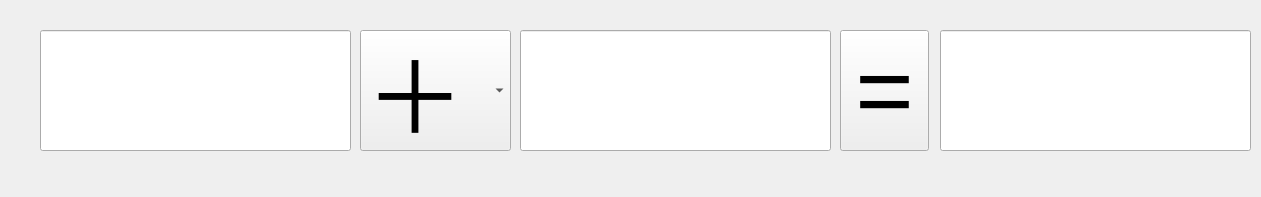
<?xml version="1.0" encoding="UTF-8"?>
<ui version="4.0">
 <class>Widget</class>
 <widget class="QWidget" name="Widget">
  <property name="geometry">
   <rect>
    <x>0</x>
    <y>0</y>
    <width>1261</width>
    <height>197</height>
   </rect>
  </property>
  <property name="windowTitle">
   <string>Widget</string>
  </property>
  <widget class="QLineEdit" name="lineEdit">
   <property name="geometry">
    <rect>
     <x>40</x>
     <y>30</y>
     <width>311</width>
     <height>121</height>
    </rect>
   </property>
   <property name="font">
    <font>
     <pointsize>75</pointsize>
    </font>
   </property>
   <property name="text">
    <string/>
   </property>
  </widget>
  <widget class="QLineEdit" name="lineEdit_2">
   <property name="geometry">
    <rect>
     <x>520</x>
     <y>30</y>
     <width>311</width>
     <height>121</height>
    </rect>
   </property>
   <property name="font">
    <font>
     <pointsize>75</pointsize>
    </font>
   </property>
   <property name="text">
    <string/>
   </property>
  </widget>
  <widget class="QLineEdit" name="lineEdit_3">
   <property name="geometry">
    <rect>
     <x>940</x>
     <y>30</y>
     <width>311</width>
     <height>121</height>
    </rect>
   </property>
   <property name="font">
    <font>
     <pointsize>75</pointsize>
    </font>
   </property>
   <property name="text">
    <string/>
   </property>
  </widget>
  <widget class="QComboBox" name="comboBox">
   <property name="geometry">
    <rect>
     <x>360</x>
     <y>30</y>
     <width>151</width>
     <height>121</height>
    </rect>
   </property>
   <property name="font">
    <font>
     <pointsize>75</pointsize>
    </font>
   </property>
   <item>
    <property name="text">
     <string>＋</string>
    </property>
   </item>
   <item>
    <property name="text">
     <string>－</string>
    </property>
   </item>
   <item>
    <property name="text">
     <string>×</string>
    </property>
   </item>
   <item>
    <property name="text">
     <string>÷</string>
    </property>
   </item>
   <item>
    <property name="text">
     <string>^</string>
    </property>
   </item>
  </widget>
  <widget class="QPushButton" name="pushButton">
   <property name="geometry">
    <rect>
     <x>840</x>
     <y>30</y>
     <width>89</width>
     <height>121</height>
    </rect>
   </property>
   <property name="font">
    <font>
     <pointsize>75</pointsize>
    </font>
   </property>
   <property name="text">
    <string>=</string>
   </property>
  </widget>
 </widget>
 <layoutdefault spacing="6" margin="11"/>
 <resources/>
 <connections/>
</ui>
